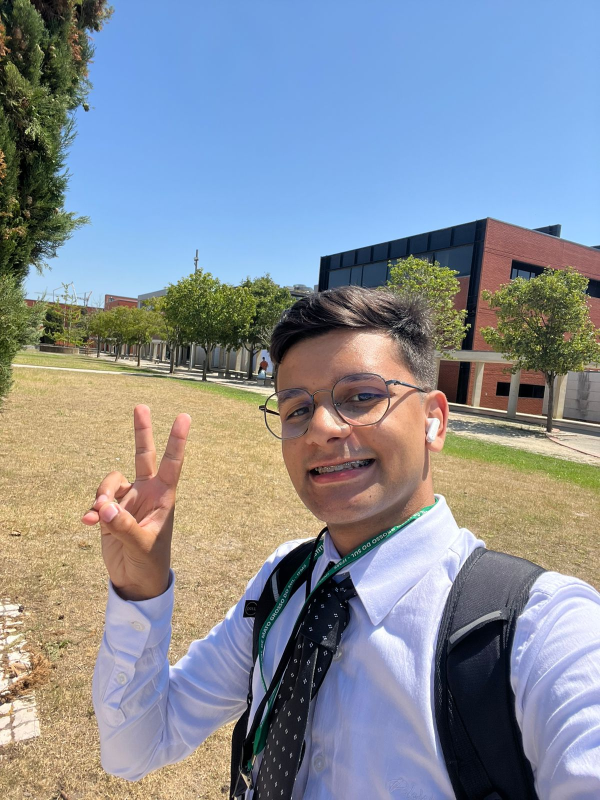
//> input picture Dimension_Cut_images/minha_foto.jpeg, 1200 x 1600 px (shown at 1/2 size)
$ ./main   (built with g++ and OpenCV 4)
//> lines starting //> are read from the running program, lines starting //| are printed output that depends on the picture
#include <opencv2/imgcodecs.hpp>
#include <opencv2/highgui.hpp>
#include <opencv2/imgproc.hpp>
#include <opencv2/core.hpp>
#include <iostream>

int
main()
  {
  std::string path = "./minha_foto.jpeg";
  cv::Mat img = cv::imread( path ), img_resize, img_cut;
//> img is the input picture: 1600 rows x 1200 cols, CV_8UC3; mean B, G, R 151.2, 142.1, 136

  std::cout << "Dimensoes da minha imagem: " << img.size() << '\n';
//| Dimensoes da minha imagem: [1200 x 1600]
  std::cout << "Largura da minha imagem: " << img.size().width << '\n';
//| Largura da minha imagem: 1200
  std::cout << "Altura da minha imagem: " <<img.size().height << '\n';
//| Altura da minha imagem: 1600

  img_cut = img(cv::Rect(0, 0, img.size().width / 2, img.size().height / 2) );
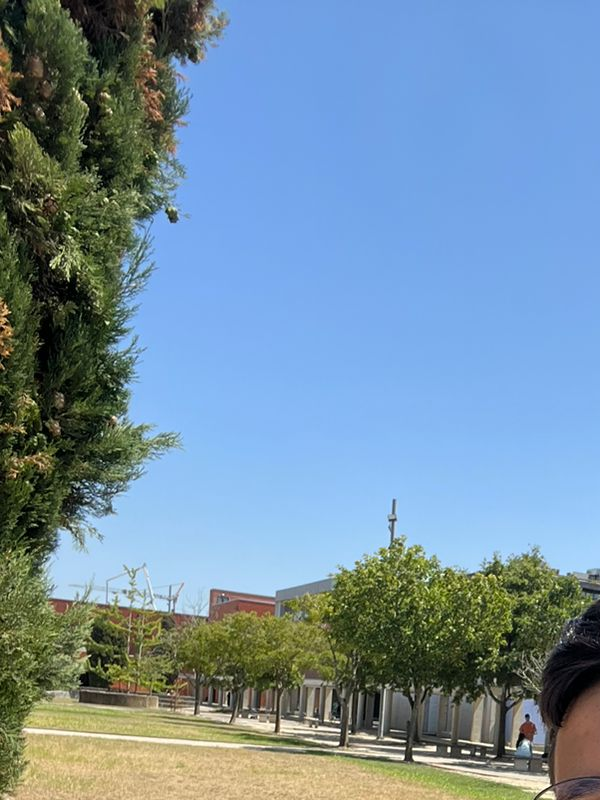
//> img_cut: 800 rows x 600 cols, CV_8UC3; mean B, G, R 161.7, 142.9, 115.8

  cv::resize( img, img_resize, cv::Size(img.size().width / 2, img.size().height / 2) );
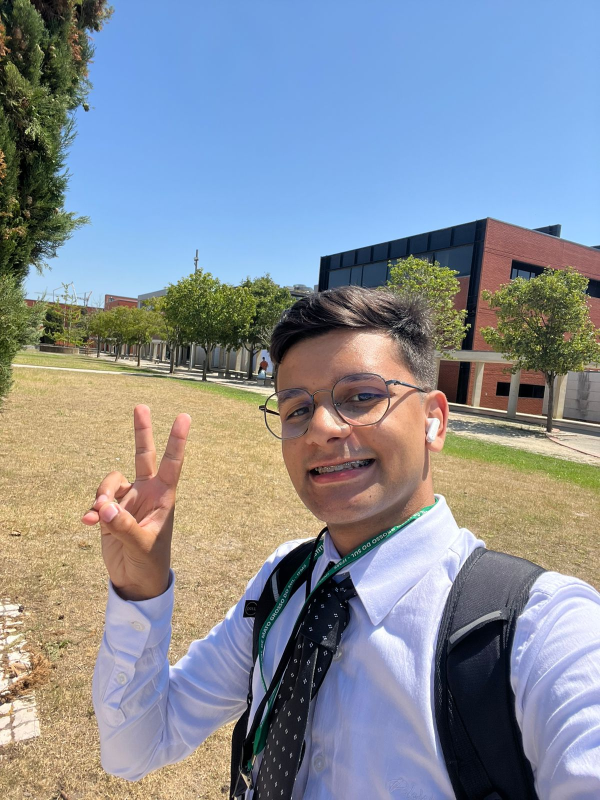
//> img_resize: 800 rows x 600 cols, CV_8UC3; mean B, G, R 151.3, 142.2, 136.1

  // cv::resize( img, img_resize, cv::Size(), 0.5, 0.5, cv::INTER_BITS );

  cv::imshow("Original", img);
  cv::imshow("Redimencionada", img_resize);
  cv::imshow("Cortada", img_cut);
  cv::waitKey(0);
  return(0);
  }
